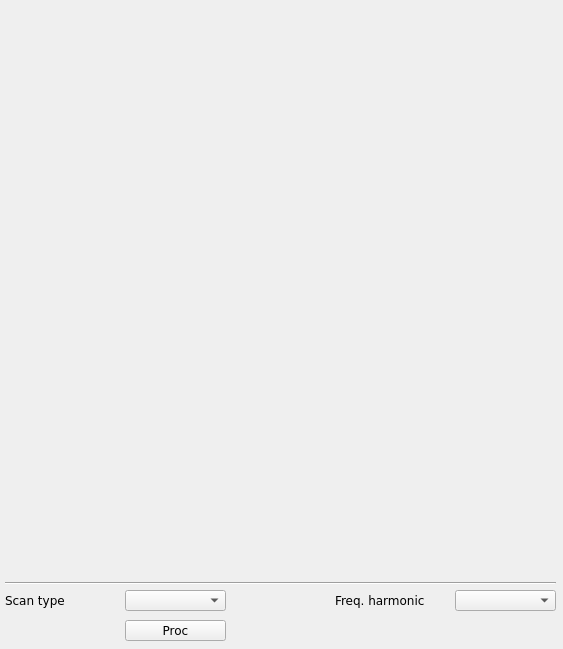
<?xml version="1.0" encoding="UTF-8"?>
<ui version="4.0">
 <class>mainWindow</class>
 <widget class="QMainWindow" name="mainWindow">
  <property name="geometry">
   <rect>
    <x>0</x>
    <y>0</y>
    <width>563</width>
    <height>649</height>
   </rect>
  </property>
  <property name="windowTitle">
   <string/>
  </property>
  <property name="t" stdset="0">
   <string>$(BPM)</string>
  </property>
  <widget class="QWidget" name="centralwidget">
   <widget class="Line" name="line">
    <property name="geometry">
     <rect>
      <x>5</x>
      <y>575</y>
      <width>551</width>
      <height>16</height>
     </rect>
    </property>
    <property name="orientation">
     <enum>Qt::Horizontal</enum>
    </property>
   </widget>
   <widget class="QLabel" name="label_20">
    <property name="geometry">
     <rect>
      <x>5</x>
      <y>590</y>
      <width>131</width>
      <height>20</height>
     </rect>
    </property>
    <property name="font">
     <font>
      <family>DejaVu Sans</family>
      <pointsize>9</pointsize>
     </font>
    </property>
    <property name="text">
     <string>Scan type</string>
    </property>
   </widget>
   <widget class="caMessageButton" name="camessagebutton">
    <property name="geometry">
     <rect>
      <x>125</x>
      <y>620</y>
      <width>101</width>
      <height>21</height>
     </rect>
    </property>
    <property name="font">
     <font>
      <family>DejaVu Sans</family>
      <pointsize>9</pointsize>
     </font>
    </property>
    <property name="text">
     <string>Proc</string>
    </property>
    <property name="flat">
     <bool>false</bool>
    </property>
    <property name="fontScaleMode">
     <enum>EPushButton::WidthAndHeight</enum>
    </property>
    <property name="channel" stdset="0">
     <string notr="true">$(BPM):sph.PROC</string>
    </property>
    <property name="background">
     <color>
      <red>255</red>
      <green>255</green>
      <blue>255</blue>
     </color>
    </property>
    <property name="pressMessage">
     <string notr="true">1</string>
    </property>
   </widget>
   <widget class="caMenu" name="tbtddcsynth_scan">
    <property name="geometry">
     <rect>
      <x>125</x>
      <y>590</y>
      <width>101</width>
      <height>21</height>
     </rect>
    </property>
    <property name="font">
     <font>
      <family>DejaVu Sans</family>
      <pointsize>9</pointsize>
     </font>
    </property>
    <property name="channel" stdset="0">
     <string notr="true">$(BPM):sph.SCAN</string>
    </property>
   </widget>
   <widget class="QLabel" name="label_21">
    <property name="geometry">
     <rect>
      <x>335</x>
      <y>590</y>
      <width>131</width>
      <height>20</height>
     </rect>
    </property>
    <property name="font">
     <font>
      <family>DejaVu Sans</family>
      <pointsize>9</pointsize>
     </font>
    </property>
    <property name="text">
     <string>Freq. harmonic</string>
    </property>
   </widget>
   <widget class="caMenu" name="tbtddcsynth_scan_2">
    <property name="geometry">
     <rect>
      <x>455</x>
      <y>590</y>
      <width>101</width>
      <height>21</height>
     </rect>
    </property>
    <property name="font">
     <font>
      <family>DejaVu Sans</family>
      <pointsize>9</pointsize>
     </font>
    </property>
    <property name="channel" stdset="0">
     <string notr="true">$(BPM):dsp_control:ch_selector</string>
    </property>
   </widget>
   <widget class="caCartesianPlot" name="tbtddcsynth_x_2">
    <property name="geometry">
     <rect>
      <x>10</x>
      <y>9</y>
      <width>546</width>
      <height>275</height>
     </rect>
    </property>
    <property name="font">
     <font>
      <family>Sans</family>
      <pointsize>8</pointsize>
     </font>
    </property>
    <property name="Title" stdset="0">
     <string notr="true">SUM signal</string>
    </property>
    <property name="TitleX">
     <string notr="true">Data atoms</string>
    </property>
    <property name="TitleY">
     <string notr="true">Charge [AU]</string>
    </property>
    <property name="channels_1" stdset="0">
     <string notr="true">;$(BPM):sph.sum</string>
    </property>
    <property name="Style_1">
     <enum>caCartesianPlot::Lines</enum>
    </property>
    <property name="symbol_1">
     <enum>caCartesianPlot::Star1</enum>
    </property>
    <property name="color_1">
     <color>
      <red>255</red>
      <green>0</green>
      <blue>0</blue>
     </color>
    </property>
    <property name="Style_2">
     <enum>caCartesianPlot::Lines</enum>
    </property>
    <property name="plotMode">
     <enum>caCartesianPlot::PlotNPointsAndStop</enum>
    </property>
    <property name="countNumOrChannel" stdset="0">
     <string notr="true"/>
    </property>
    <property name="triggerChannel" stdset="0">
     <string notr="true"/>
    </property>
    <property name="foreground">
     <color alpha="0">
      <red>255</red>
      <green>255</green>
      <blue>255</blue>
     </color>
    </property>
    <property name="gridColor">
     <color>
      <red>0</red>
      <green>0</green>
      <blue>0</blue>
     </color>
    </property>
    <property name="XaxisScaling" stdset="0">
     <enum>caCartesianPlot::Auto</enum>
    </property>
    <property name="XaxisLimits">
     <string>0;100</string>
    </property>
    <property name="YaxisLimits">
     <string>-1000000;-900000</string>
    </property>
   </widget>
   <widget class="caCartesianPlot" name="tbtddcsynth_y_2">
    <property name="geometry">
     <rect>
      <x>10</x>
      <y>295</y>
      <width>546</width>
      <height>275</height>
     </rect>
    </property>
    <property name="font">
     <font>
      <family>Sans</family>
      <pointsize>8</pointsize>
     </font>
    </property>
    <property name="Title" stdset="0">
     <string notr="true">Amplitudes</string>
    </property>
    <property name="TitleX">
     <string notr="true">Data atoms</string>
    </property>
    <property name="TitleY">
     <string notr="true">Amplitudes [AU]</string>
    </property>
    <property name="channels_1" stdset="0">
     <string notr="true">;$(BPM):sph.Va</string>
    </property>
    <property name="Style_1">
     <enum>caCartesianPlot::Lines</enum>
    </property>
    <property name="symbol_1">
     <enum>caCartesianPlot::Star1</enum>
    </property>
    <property name="color_1">
     <color>
      <red>255</red>
      <green>0</green>
      <blue>0</blue>
     </color>
    </property>
    <property name="channels_2" stdset="0">
     <string notr="true">;$(BPM):sph.Vb</string>
    </property>
    <property name="symbol_2">
     <enum>caCartesianPlot::Star2</enum>
    </property>
    <property name="color_2">
     <color>
      <red>0</red>
      <green>255</green>
      <blue>0</blue>
     </color>
    </property>
    <property name="channels_3" stdset="0">
     <string notr="true">;$(BPM):sph.Vc</string>
    </property>
    <property name="color_3">
     <color>
      <red>0</red>
      <green>0</green>
      <blue>255</blue>
     </color>
    </property>
    <property name="channels_4" stdset="0">
     <string notr="true">;$(BPM):sph.Vd</string>
    </property>
    <property name="color_4">
     <color>
      <red>170</red>
      <green>0</green>
      <blue>255</blue>
     </color>
    </property>
    <property name="plotMode">
     <enum>caCartesianPlot::PlotNPointsAndStop</enum>
    </property>
    <property name="countNumOrChannel" stdset="0">
     <string notr="true"/>
    </property>
    <property name="triggerChannel" stdset="0">
     <string notr="true"/>
    </property>
    <property name="foreground">
     <color alpha="0">
      <red>255</red>
      <green>255</green>
      <blue>255</blue>
     </color>
    </property>
    <property name="gridColor">
     <color>
      <red>0</red>
      <green>0</green>
      <blue>0</blue>
     </color>
    </property>
    <property name="XaxisScaling" stdset="0">
     <enum>caCartesianPlot::Auto</enum>
    </property>
    <property name="XaxisLimits">
     <string>0;100</string>
    </property>
    <property name="YaxisLimits">
     <string>-1000000;-900000</string>
    </property>
   </widget>
  </widget>
 </widget>
 <customwidgets>
  <customwidget>
   <class>QwtPlot</class>
   <extends>QFrame</extends>
   <header>qwt_plot.h</header>
  </customwidget>
  <customwidget>
   <class>caMenu</class>
   <extends>QComboBox</extends>
   <header>caMenu</header>
  </customwidget>
  <customwidget>
   <class>caMessageButton</class>
   <extends>QPushButton</extends>
   <header>caMessageButton</header>
  </customwidget>
  <customwidget>
   <class>caCartesianPlot</class>
   <extends>QwtPlot</extends>
   <header>caCartesianPlot</header>
   <container>1</container>
  </customwidget>
 </customwidgets>
 <resources/>
 <connections/>
</ui>
